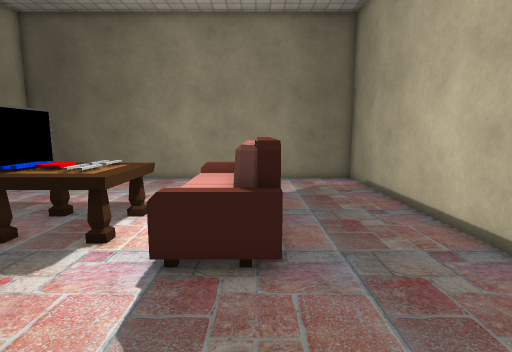
View 1 (above)

12 first-person views from a walk through a 3-D level made in the Unity game engine. The camera is 1.4 m above the floor, tilts 8° down and sees 80° across. The floor is counted in squares, 0.5 m on a side. Each view is taken from the middle of a square. On the plan, view 1 faces up. The plan holds only what a view shows up to about 20 squares ahead; the rest is blank. Some surface patterns are stand-ins.

View 2
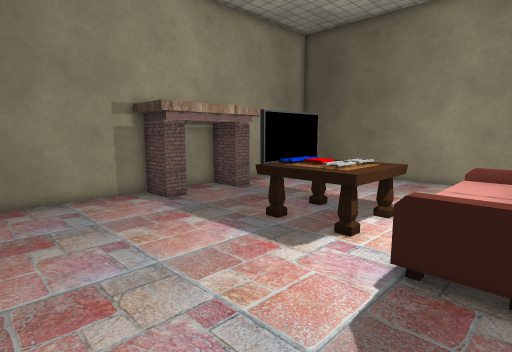

View 3
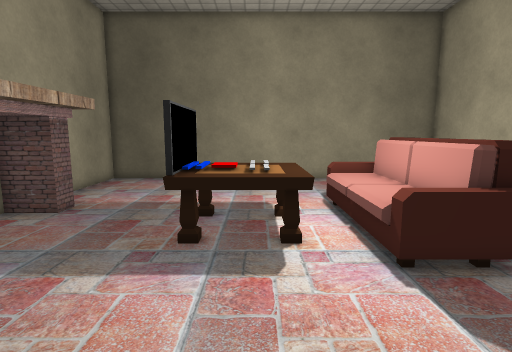

View 4
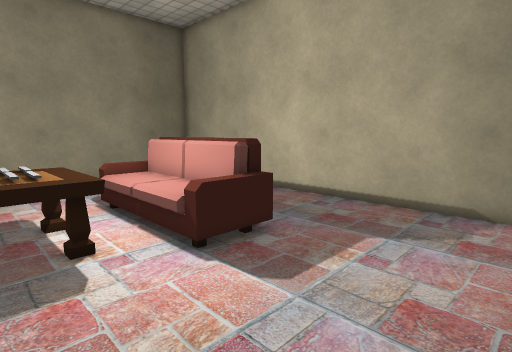

View 5
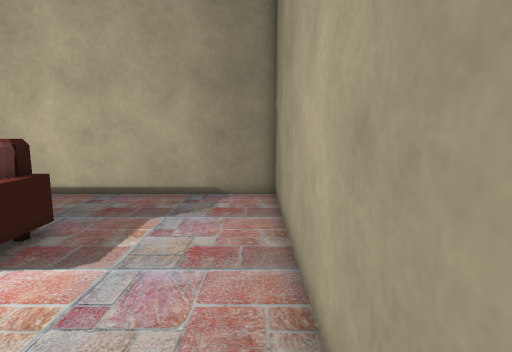

View 6
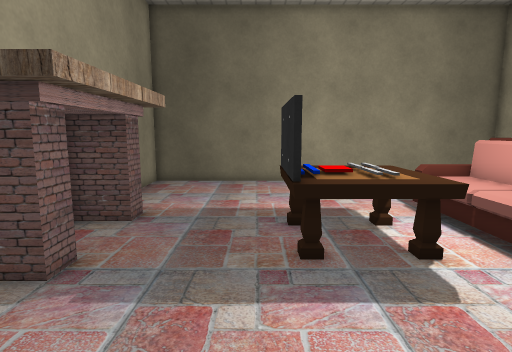

View 7
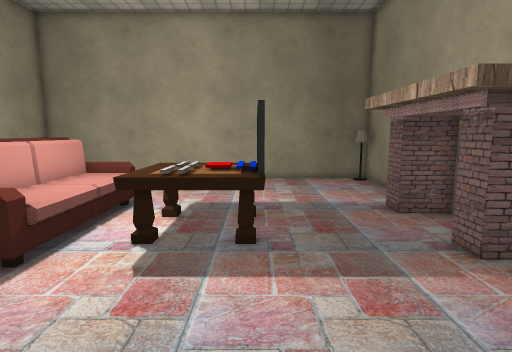

View 8
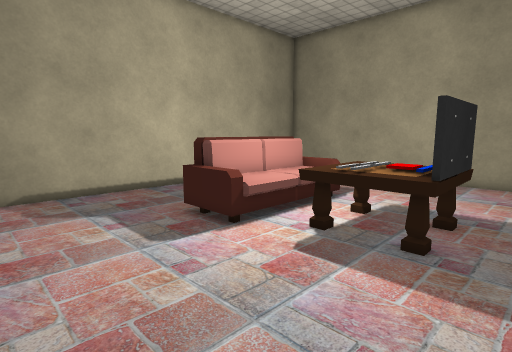

View 9
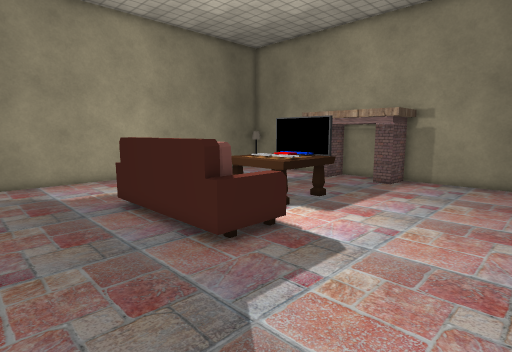

View 10
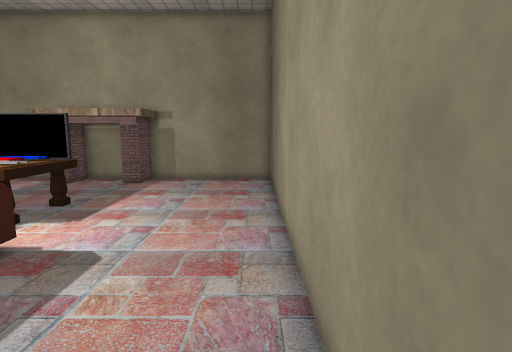

View 11
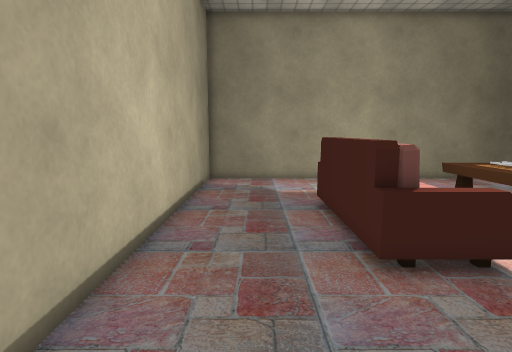

View 12
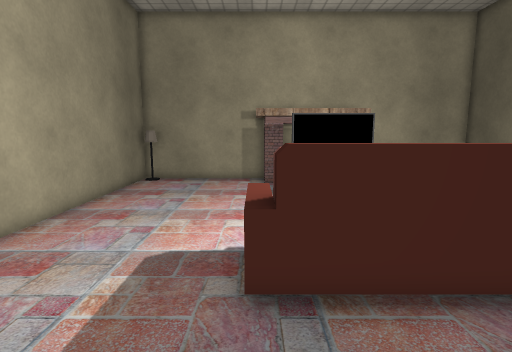

### Floor plan
Points are (right, up) in squares from view 1. A wall is a line through its corners. A room is listed if a view was taken in it or the views show most of it. See-through windows are left out.
Room 1 (views 1, 2, 3, 4, 5, 6, 7, 8, 9, 10, 11, 12)
walls: (-12, 7.5) (-12, 6.5); (-11.8, 6.5) (-13.9, 6.5) (-13.9, -0.9) (5.9, -0.9) (5.9, 18.9) (-13.9, 18.9) (-13.9, 11.5) (-11.8, 11.5) (-11.8, 6.5); (-12, 11.5) (-12, 10.5)
objects: other object (-13, 0); other object (-7, 7) to (-4, 11); other object (-7, 8) to (-7, 10); other object (-2, 6) to (1, 12)

Positions as (right, up) in squares from view 1, and headings:
1: (0, 0), facing up
2: (0, 0), facing up-left
3: (-5, 0), facing up
4: (-6, 0), facing up-right
5: (-8, 0), facing right
6: (-8, 1), facing up
7: (-7, 18), facing down
8: (-9, 18), facing down-right
9: (5, 18), facing down-left
10: (5, 18), facing left
11: (3, 18), facing down
12: (5, 6), facing left
